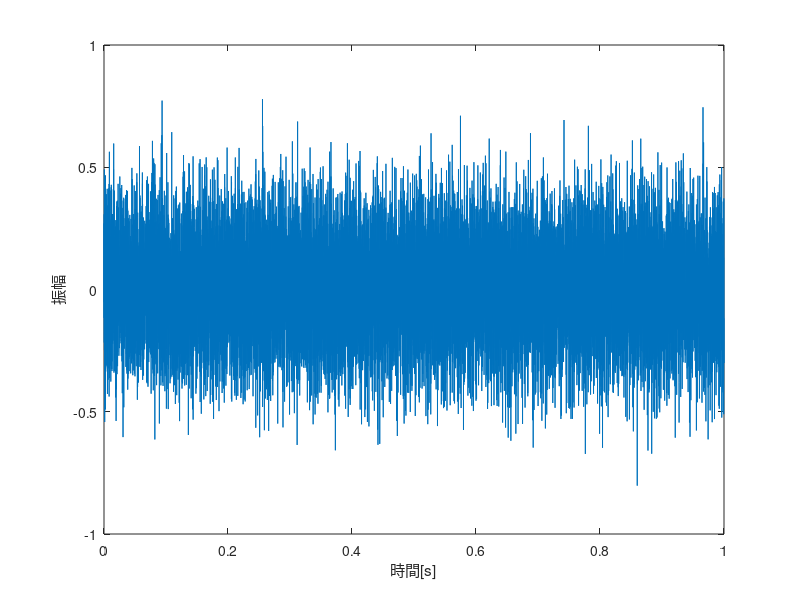
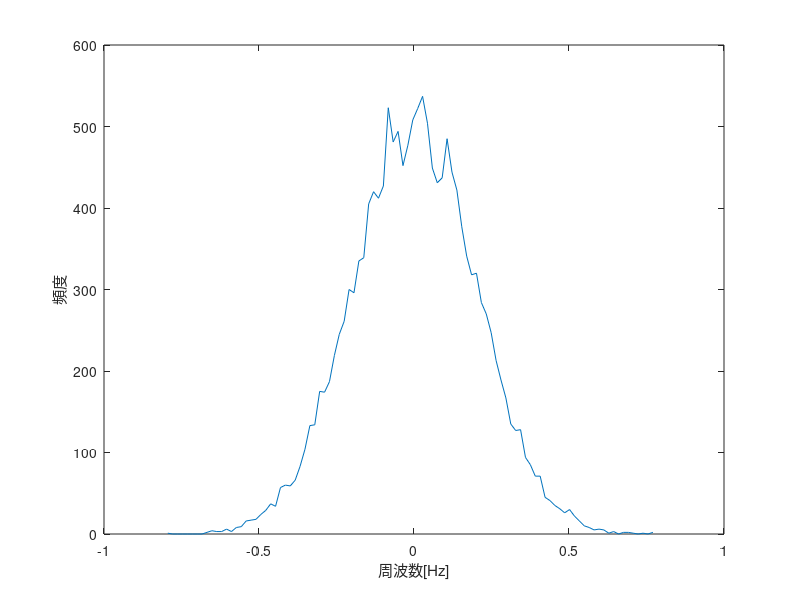

Here is the MATLAB script that generated these plots, in order:
close all;
clear;

Fs=16000;            % sampling rate = 16kHz
t=([0:Fs-1]/Fs);     % time = 1sec
whiteGaussianNoise=0.2*randn(1,Fs);   % make white noise

% plots from here 
figure;
%subplot(2,1,1);
plot(t, whiteGaussianNoise);
axis([0 1,-1 1]);
xlabel('時間[s]');
ylabel('振幅');
%title('白色ガウス雑音');

ranks=100;                                %ヒストグラムを何段階に分割するのか
[h,c]=hist(whiteGaussianNoise,ranks);%h:各スロットの頻度,c:各スロットの中心値

figure;
%subplot(2,1,2);
plot(c,h);
ylabel('頻度');
xlabel('周波数[Hz]');
%title('振幅ヒストグラム');

sound(whiteGaussianNoise,Fs);